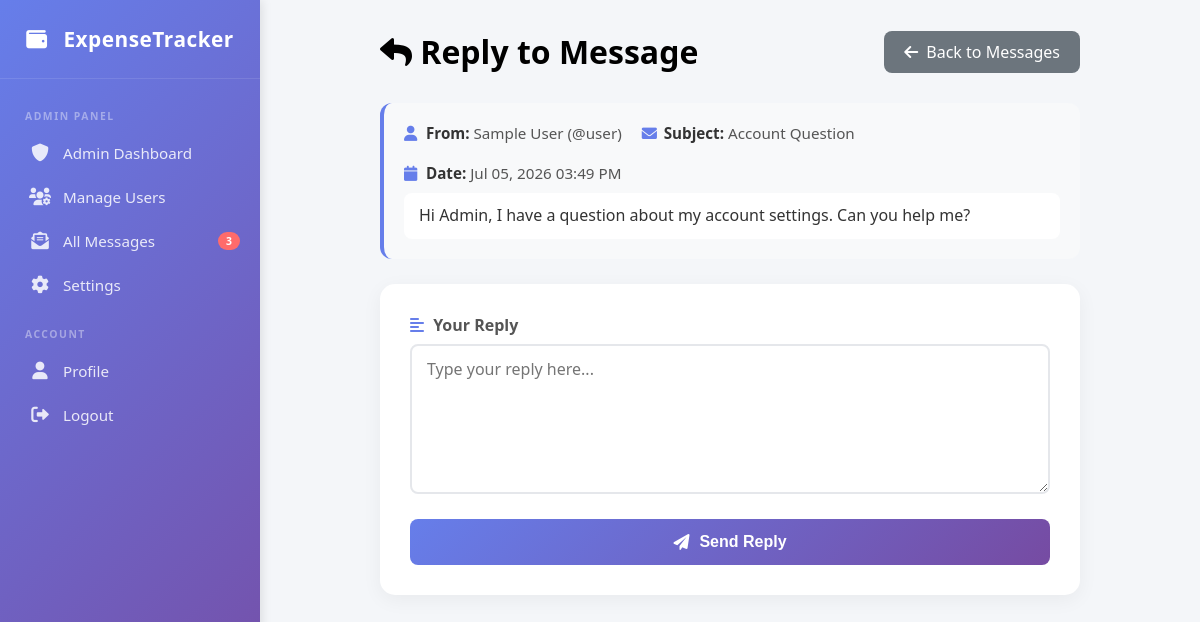
/admin_reply.php?id=1 (signed in), run on the app's committed database.
### tables this page shows
CREATE TABLE messages (
    id INT PRIMARY KEY AUTO_INCREMENT,
    sender_id INT NOT NULL,
    receiver_id INT NOT NULL,
    subject VARCHAR(255) NOT NULL,
    message TEXT NOT NULL,
    is_read TINYINT DEFAULT 0,
    created_at TIMESTAMP DEFAULT CURRENT_TIMESTAMP,
    FOREIGN KEY (sender_id) REFERENCES users(id) ON DELETE CASCADE,
    FOREIGN KEY (receiver_id) REFERENCES users(id) ON DELETE CASCADE
);

CREATE TABLE users (
    id INT PRIMARY KEY AUTO_INCREMENT,
    username VARCHAR(50) UNIQUE NOT NULL,
    email VARCHAR(100) UNIQUE NOT NULL,
    password VARCHAR(255) NOT NULL,
    full_name VARCHAR(100),
    currency VARCHAR(10) DEFAULT '$',
    role VARCHAR(20) DEFAULT 'user',
    status TINYINT DEFAULT 1,
    avatar VARCHAR(255) DEFAULT NULL,
    last_login DATETIME DEFAULT NULL,
    created_at TIMESTAMP DEFAULT CURRENT_TIMESTAMP
);

### admin_reply.php (the view, shortened to what this page needs)
<?php
require_once 'config.php';
$message_id = isset($_GET['id']) ? (int)$_GET['id'] : 0;
$query = "SELECT m.*,
          sender.username as sender_username,
          sender.full_name as sender_name,
          sender.email as sender_email
          FROM messages m
          JOIN users sender ON m.sender_id = sender.id
          WHERE m.id = $message_id";
$result = mysqli_query($conn, $query);
$msg = mysqli_fetch_assoc($result);
include 'header.php';
include 'sidebar.php';
?>
<div class="reply-container">
    <div class="reply-header">
        <h1><i class="fas fa-reply"></i> Reply to Message</h1>
        <a href="admin_messages.php" class="btn-back">
            <i class="fas fa-arrow-left"></i> Back to Messages
        </a>
    </div>
    <div class="original-message">
        <div class="meta">
            <span><i class="fas fa-user"></i> <strong>From:</strong> <?php echo htmlspecialchars($msg['sender_name']); ?> (@<?php echo htmlspecialchars($msg['sender_username']); ?>)</span>
            <span><i class="fas fa-envelope"></i> <strong>Subject:</strong> <?php echo htmlspecialchars($msg['subject']); ?></span>
            <span><i class="fas fa-calendar"></i> <strong>Date:</strong> <?php echo date('M d, Y h:i A', strtotime($msg['created_at'])); ?></span>
        </div>
        <div class="content">
            <?php echo nl2br(htmlspecialchars($msg['message'])); ?>
        </div>
    </div>
    <div class="reply-form">
        <form method="POST">
            <div class="form-group">
                <label for="reply_message"><i class="fas fa-align-left"></i> Your Reply</label>
                <textarea id="reply_message" name="reply_message" placeholder="Type your reply here..." required></textarea>
            </div>
            <button type="submit" class="btn-send">
                <i class="fas fa-paper-plane"></i> Send Reply
            </button>
        </form>
    </div>
</div>
<?php include 'footer.php'; ?>

### style.css (style rules this page uses)
* { margin: 0; padding: 0; box-sizing: border-box; }
body { font-family: 'Segoe UI', Tahoma, Geneva, Verdana, sans-serif; background: #f4f6f9; display: flex; min-height: 100vh; }
.form-group { margin-bottom: 20px; }
.form-group label { display: block; margin-bottom: 5px; color: #555; }
.form-group input, .form-group select, .form-group textarea { width: 100%; padding: 10px; border: 1px solid #ddd; border-radius: 5px; font-size: 16px; }

### admin_reply.php (style rules this page uses)
.reply-container { max-width: 700px; margin: 0 auto; }
.reply-header { display: flex; justify-content: space-between; align-items: center; margin-bottom: 30px; flex-wrap: wrap; }
.reply-header h1 { margin: 0; }
.reply-header .btn-back { background: #6c757d; color: white; padding: 10px 20px; border-radius: 8px; text-decoration: none; display: inline-flex; align-items: center; gap: 8px; transition: all 0.3s; }
.original-message { background: #f8f9fa; padding: 20px; border-radius: 12px; margin-bottom: 25px; border-left: 4px solid #667eea; }
.original-message .meta { display: flex; gap: 20px; flex-wrap: wrap; margin-bottom: 10px; font-size: 0.95rem; color: #555; }
.original-message .meta strong { color: #333; }
.original-message .meta i { color: #667eea; width: 18px; }
.original-message .content { padding: 10px 15px; background: white; border-radius: 8px; color: #333; line-height: 1.6; }
.reply-form { background: white; padding: 30px; border-radius: 15px; box-shadow: 0 5px 20px rgba(0,0,0,0.05); }
.reply-form .form-group { margin-bottom: 20px; }
.reply-form .form-group label { display: block; margin-bottom: 8px; color: #555; font-weight: 600; }
.reply-form .form-group label i { color: #667eea; margin-right: 5px; }
.reply-form .form-group textarea { width: 100%; padding: 12px 15px; border: 2px solid #e5e7eb; border-radius: 8px; font-size: 1rem; font-family: inherit; transition: all 0.3s; min-height: 150px; resize: vertical; }
.reply-form .btn-send { background: linear-gradient(135deg, #667eea 0%, #764ba2 100%); color: white; padding: 14px 30px; border: none; border-radius: 8px; cursor: pointer; font-size: 1rem; font-weight: 600; transition: all 0.3s; width: 100%; display: flex; align-items: center; justify-content: center; gap: 10px; }

### data on the page
messages: sender.full_name "Sample User", sender.username "user", subject "Account Question", created_at "Jul 05, 2026 03:49 PM", message "Hi Admin, I have a question about my account settings. Can you help me?"

### other printed values
$unread_row['count'] "3"
